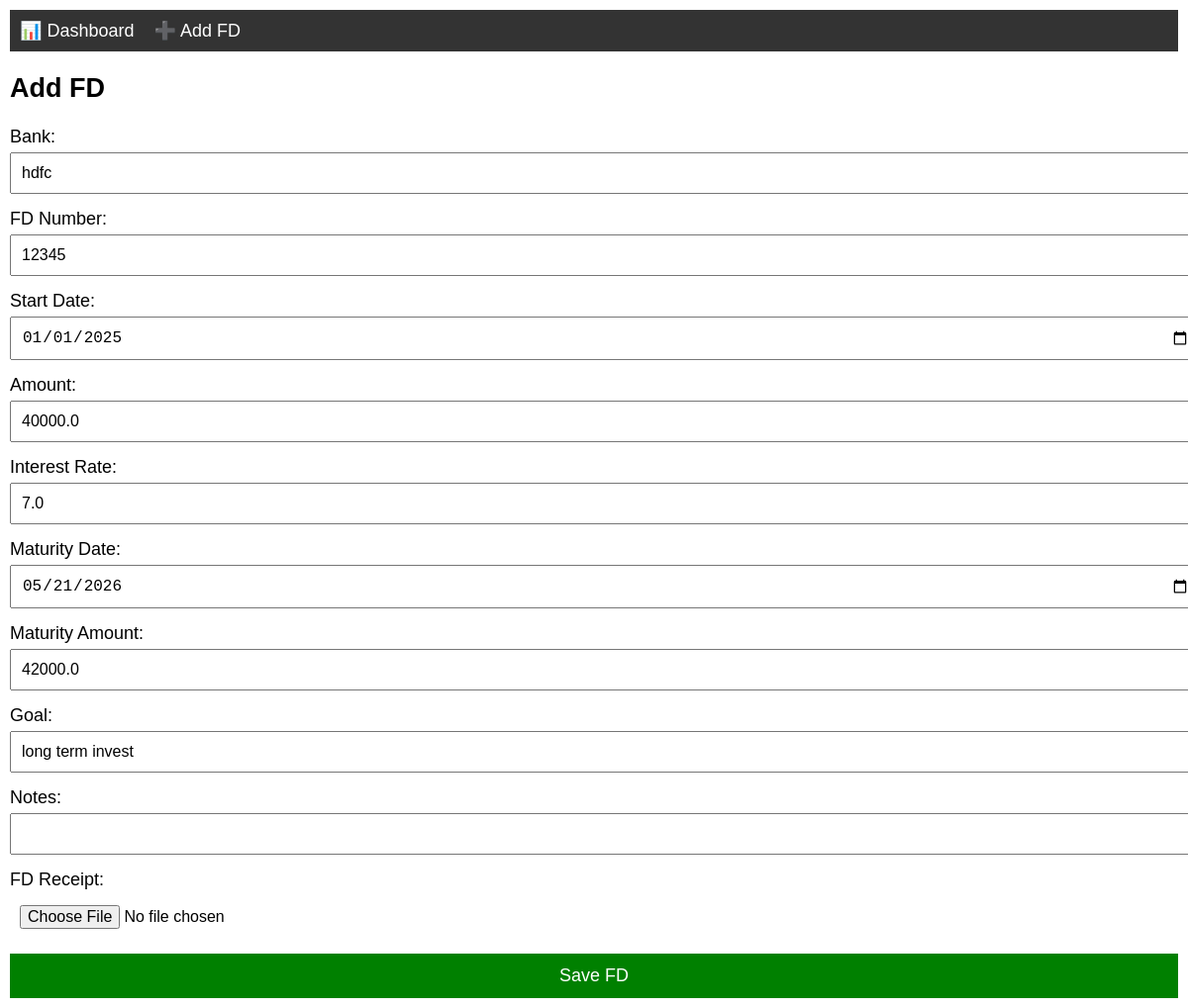
Page /edit/1 (signed in) on the committed database.
### app.py (models this page shows)
class Investment(db.Model):
    id = db.Column(db.Integer, primary_key=True)
    type = db.Column(db.String(50))
    start_date = db.Column(db.Date)
    bank_name = db.Column(db.String(100))
    fd_number = db.Column(db.String(100))
    invested_amount = db.Column(db.Float)
    interest_rate = db.Column(db.Float)
    maturity_date = db.Column(db.Date)
    maturity_amount = db.Column(db.Float)
    goal = db.Column(db.String(100))   # NEW
    notes = db.Column(db.String(200)) # NEW
    status = db.Column(db.String(50))
    is_closed = db.Column(db.Boolean, default=False)
    closed_on = db.Column(db.Date)
    closure_amount = db.Column(db.Float)
    receipt_file = db.Column(db.String(200))

### app.py (the view, shortened to what this page needs)
@app.route('/edit/<int:id>', methods=['GET', 'POST'])
@login_required
def edit_fd(id):
    fd = Investment.query.get_or_404(id)
    return render_template("add_fd.html", fd=fd)

### app.py (called while the page is built)
def login_required(func):
    @wraps(func)
    def wrapper(*args, **kwargs):
        if not session.get('logged_in'):
            return redirect('/login')
        return func(*args, **kwargs)
    return wrapper

### templates/add_fd.html (shortened to what this page needs)
<!DOCTYPE html>
<html>
<head>
</head>
<body>
<div class="navbar">
    <a href="/">📊 Dashboard</a>
    <a href="/test">➕ Add FD</a>
</div>
<h2>Add FD</h2>
<form method="POST" action="{{ '/edit/' + fd.id|string if fd else '/add_investment' }}">
    Bank:
    <input name="bank_name" value="{{fd.bank_name if fd else ''}}">
    FD Number:
    <input name="fd_number" value="{{fd.fd_number if fd else ''}}">
    Start Date:
    <input type="date" name="start_date" value="{{ fd.start_date if fd and fd.start_date else '' }}">
    Amount:
   <input name="invested_amount" value="{{fd.invested_amount if fd else ''}}">
    Interest Rate:
    <input name="interest_rate" value="{{fd.interest_rate if fd else ''}}">
    Maturity Date:
    <input type="date" name="maturity_date" value="{{ fd.maturity_date if fd and fd.maturity_date else '' }}">
    Maturity Amount:
    <input name="maturity_amount" value="{{fd.maturity_amount if fd else ''}}">
    Goal:
    <input name="goal" value="{{fd.goal if fd else ''}}">
    Notes:
    <input name="notes" value="{{fd.notes if fd else ''}}">
    FD Receipt:
    <input type="file" name="receipt">
    <button type="submit">Save FD</button>
</form>
</body>
</html>

### templates/add_fd.html (style rules this page uses)
body { font-family: Arial; font-size: 18px; margin: 10px; }
.navbar { background: #333; padding: 10px; }
.navbar a { color: white; margin-right: 15px; text-decoration: none; }
input { width: 100%; padding: 10px; margin-top: 5px; margin-bottom: 15px; font-size: 16px; }
button { width: 100%; padding: 12px; font-size: 18px; background: green; color: white; border: none; }

### rows in the picture
Investment: bank_name "hdfc", fd_number "12345", start_date "01/01/2025", invested_amount "40000.0", interest_rate "7.0", maturity_date "05/21/2026", maturity_amount "42000.0", goal "long term invest"
